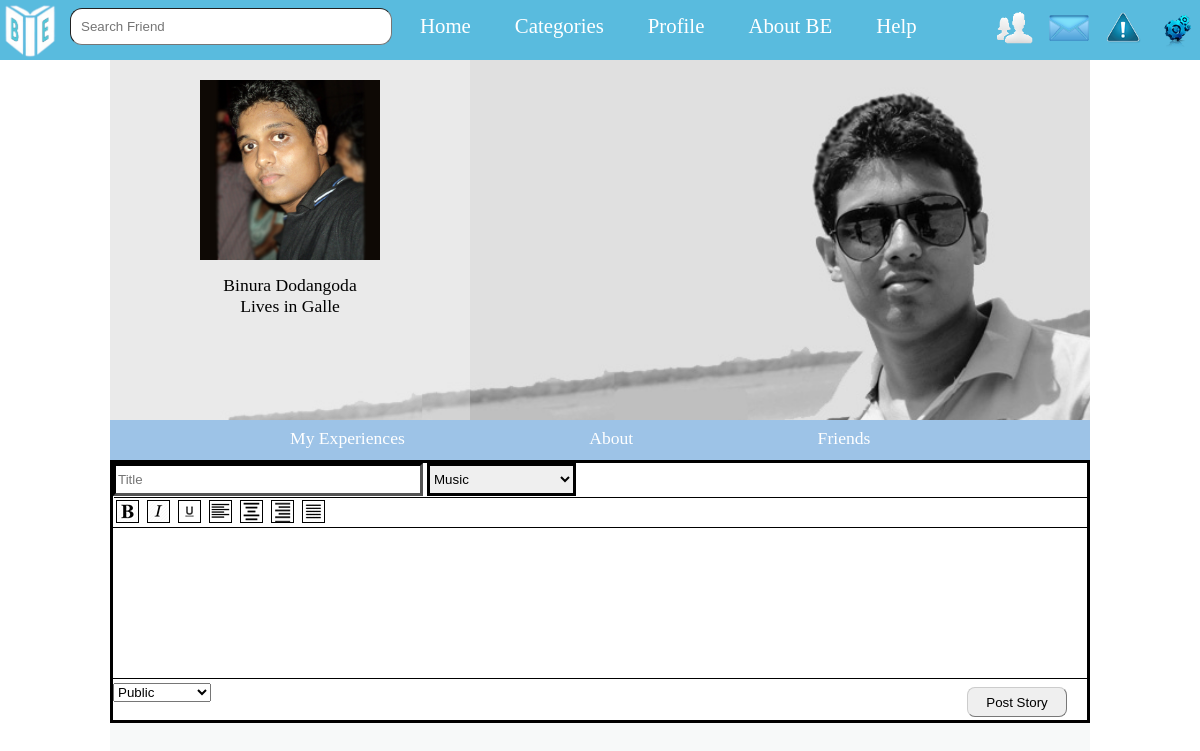
/php/profile.php (signed in), run on the app's committed database.
### tables this page shows
CREATE TABLE IF NOT EXISTS `registered_user` (
  `Registation_ID` int(6) NOT NULL AUTO_INCREMENT,
  `User_Level` int(1) NOT NULL,
  `First_Name` varchar(25) NOT NULL,
  `Last_Name` varchar(25) NOT NULL,
  `Email_Address` varchar(50) NOT NULL,
  `Password` varchar(100) NOT NULL,
  `Reg.date` date NOT NULL,
  `Profpic` varchar(10) NOT NULL,
  `Gender` varchar(1) NOT NULL,
  `Status` varchar(10) DEFAULT 'None',
  `DOB` date NOT NULL,
  `City` varchar(15) DEFAULT 'None',
  `ip` varchar(15) NOT NULL,
  `lastLogin` datetime NOT NULL,
  `loginStatus` tinyint(1) NOT NULL,
  PRIMARY KEY (`Registation_ID`),
  UNIQUE KEY `Email_Address` (`Email_Address`),
  KEY `Registation_ID` (`Registation_ID`)
);

### php/profile.php (the view, shortened to what this page needs)
<?php
if (isset($_GET["u"]) && isset($_SESSION['login'])) {
    $id = $_GET["u"];
    $_SESSION['id'] = $id;
} elseif (isset($_SESSION['login'])) {
    $id = $_SESSION['id'];
} else {
    header('Location: ../index.html');
    exit();
}
$con = mysqli_connect("localhost", "root", "", "bookofexperiences");
$sql = "SELECT * FROM registered_user WHERE Registation_ID='$id' LIMIT 1";
$sql2 = "SELECT Category_ID,Category_Title From category";
$result = mysqli_query($con, $sql2);
$query = mysqli_query($con, $sql);
$num_rows = mysqli_num_rows($query);
if ($num_rows > 0) {
    $row = mysqli_fetch_assoc($query);
    $id = $row['Registation_ID'];
    $fname = $row['First_Name'];
    $lname = $row['Last_Name'];
    $city = $row['City'];
}
?>
<!DOCTYPE html>
<html>
    <head>
        <link href="../css/stylesheet.css" type="text/css" rel="stylesheet">
        <link href="../css/catstyle.css" type="text/css" rel="stylesheet">
    </head>
    <body onLoad="iFrameon()">
        <?php include_once("template_top.php"); ?>
        <div id="wapper">
            <?php include_once './profileMiddleTemplate.php'; ?>
            <div style="border:1px #000 solid; background-color:#FFF; border-color:#000; border-width:medium;">
                <form name="editor" id="editor">
                    <input type="text" name="subject" id="storyTitle" style="width:300px; height:25px; border-color:#000; border-width:medium;" placeholder="Title" >
                    <?php
                    echo "<select name='category' id='storyCategory' style='height:33px; border-color:#000; border-width:medium;'>";
                    while ($row = mysqli_fetch_array($result)) {
                        echo "<option value='" . $row['Category_ID'] . "'>" . $row['Category_Title'] . "</option>";
                    }
                    echo "</select>";
                    ?>
                    <br />
                    <div id="buttons" style="width: 100%; border-top:1px #000 solid; height:28px; margin:1px; float:left;">
                        <input type="button" name="bold" class="butt" onClick="abold()" style="background:url(../images/editorImages/b.png);"/>
                        <input type="button" name="ith" class="butt" onClick="iitalic()" style="background:url(../images/editorImages/i.png);"/>
                        <input type="button" name="underline" class="butt" onClick="underl()" style="background:url(../images/editorImages/u.png);"/>
                        <input type="button" name="left" class="butt" onClick="jleft()" style="background:url(../images/editorImages/l.png);"/>
                        <input type="button" name="center" class="butt" onClick="jcent()" style="background:url(../images/editorImages/c.png)"/>
                        <input type="button" name="right" class="butt" onClick="jright()" style="background:url(../images/editorImages/r.jpg)"/>
                        <input type="button" name="justy" class="butt" onClick="jjusty()" style="background:url(../images/editorImages/j.png)"/>
                    </div>
                    <iframe name="reachtext" id="reachtext" style="width: 100%; height: 60%; border: black 1px solid; border-top:1px #000 solid; border-bottom:1px #000 solid; border-left:0px; border-right:0px;"></iframe>
                    <div id="privacy">
                        <select id="storyPrivacy">
                            <option value="pu">Public</option>
                        </select>
                    </div>
                    <input type="button" value="Post Story" class="storyPostBtn" id="btnPostStory" onClick="post()"/>
                    <br/>
                </form>
            </div>
            <div id="profileNewNewsFeed" style="padding:10px;"></div>
            <div id="profilePastNewsFeed" style="padding:10px;">
            </div>
        </div>
    </body>
</html>

### php/profileMiddleTemplate.php (shortened to what this page needs)
<?php
function setDefaultCoverPic($coverPic) {
    $dir = '../images/covers/';
    $files1 = scandir($dir);
    foreach ($files1 as $x) {
        if ($x == $coverPic){
            $picAvailable = true;
            break;
        }
    }
    return $coverPic;
}
$coverPic = $id . ".jpg";
$coverPic = setDefaultCoverPic($coverPic);
?>
<?php echo "<div id='cover' style='background-image: url(../images/covers/$coverPic);'>" ?>
<div id="profilepic">
    <?php
    $dir = '../profilePic/';
    $files1 = scandir($dir);
    $picAvailable = false;
    foreach ($files1 as $x) {
        if ($x == $id . '.jpg') {
            $picAvailable = true;
            break;
        }
    }
    ?>
    <?php if ($picAvailable == true) { ?>
        <img src='<?php echo('../profilePic/' . $id . '.jpg') ?>' class='profilepic'/>
    <?php } else { ?>
        <img src="../images/defaultPic.jpg" class='profilepic'/>
    <?php } ?>
    <ul>
        <li><?php echo $fname . ' ' . $lname; ?></li>
        <li>Lives in <?php echo $city; ?></li>
    </ul>
</div>
</div>
<div id="profileNavi">
    <ul>
        <li><a href="profile.php">My Experiences</a></li>
        <li><a href="editProf.php">About</a></li>
        <li><a href="friendPage.php">Friends</a></li>
    </ul>
</div>

### css/stylesheet.css (style rules this page uses)
body { margin: 0; padding: 0; overflow-x: hidden; }
a { color: #fff; text-decoration: none; }
#wapper { background-color: #f7f9f9; height: auto; margin: 0 auto; min-height: 800px; position: relative; width: 980px; z-index: 1; }
#cover { width: 980px; height: 360px; overflow: hidden; background-image: url(../images/cover.jpg); background-repeat:no-repeat; background-size:cover; }
#profilepic { background-color: rgba(255, 255, 255, 0.3); background-size: 100% 100%; float: left; height: 360px; width: 360px; z-index: 1; overflow: hidden; }
#profilepic ul { margin: 0; padding: 5px; position: relative; top: 210px; }
#profilepic ul li { list-style-type:none; text-align:center; font-size:1.1em; }
#profileNavi { background-color: #9DC3E7; height: 40px; width: 980px; }
#profileNavi ul { font-size: 1.1em; margin: 0; padding: 0; position: relative; top: 8px; }
#profileNavi ul li { list-style-type:none; display:inline; padding: 0; margin-left:180px; }
.profilepic { height: 180px; left: 90px; opacity: 1; overflow: hidden; position: absolute; top: 20px; width: 180px; z-index: 2; }
.storyPostBtn { border-color: #ccc; border-radius: 8px; border-width: 0.5px; float: right; margin-right: 20px; padding: 2px 5px; position: relative; top: -15px; width:100px; height:30px; }

### php/profile.php (style rules this page uses)
.butt { width:23px;; height:23px; border:1px #000 solid; background-repeat:no-repeat; background-position:center; margin:2px;; }

### data on the page
registered_user: First_Name "Binura", Last_Name "Dodangoda", City "Galle"

### other printed values
form field category "Music"
